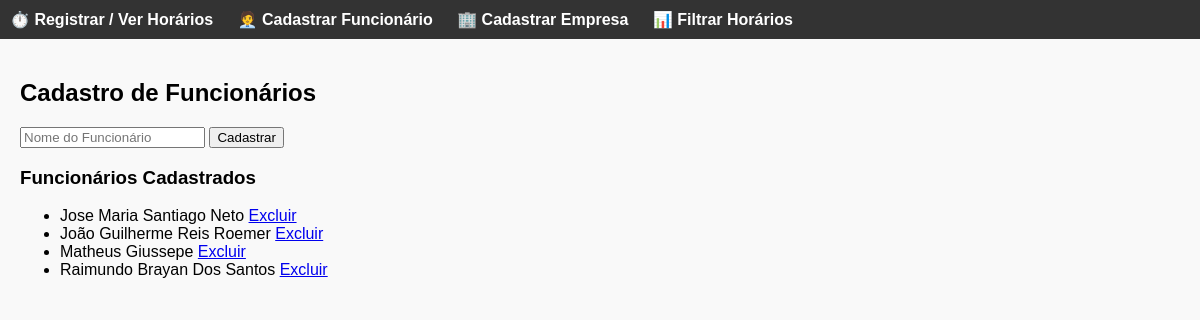
The app's page /funcionarios with its own data.
### models.py (models this page shows)
class Funcionario(db.Model):
    id = db.Column(db.Integer, primary_key=True)
    nome = db.Column(db.String(100), nullable=False)

### app.py (the view)
@app.route("/funcionarios", methods=["GET", "POST"])
def cadastro_funcionario():
    if request.method == "POST":
        nome = request.form["nome"]
        novo_funcionario = Funcionario(nome=nome)
        db.session.add(novo_funcionario)
        db.session.commit()
        return redirect(url_for("cadastro_funcionario"))
    funcionarios = Funcionario.query.order_by(Funcionario.nome.asc()).all()
    return render_template("cadastro_funcionario.html", funcionarios=funcionarios)

### templates/cadastro_funcionario.html (shortened to what this page needs)
{% extends "base.html" %}
{% block content %}
<h2>Cadastro de Funcionários</h2>
<form method="POST">
    <input type="text" name="nome" placeholder="Nome do Funcionário" required>
    <button type="submit">Cadastrar</button>
</form>
<h3>Funcionários Cadastrados</h3>
<ul>
    {% for funcionario in funcionarios %}
        <li>{{ funcionario.nome }}
            <a href="{{ url_for('excluir_funcionario', id=funcionario.id) }}">Excluir</a>
        </li>
    {% endfor %}
</ul>
{% endblock %}

### templates/base.html (style rules this page uses)
body { font-family: Arial, sans-serif; margin: 0; padding: 0; background: #f9f9f9; }

### records on screen
Funcionario: nome "Jose Maria Santiago Neto"
Funcionario: nome "João Guilherme Reis Roemer"
Funcionario: nome "Matheus Giussepe"
Funcionario: nome "Raimundo Brayan Dos Santos"
